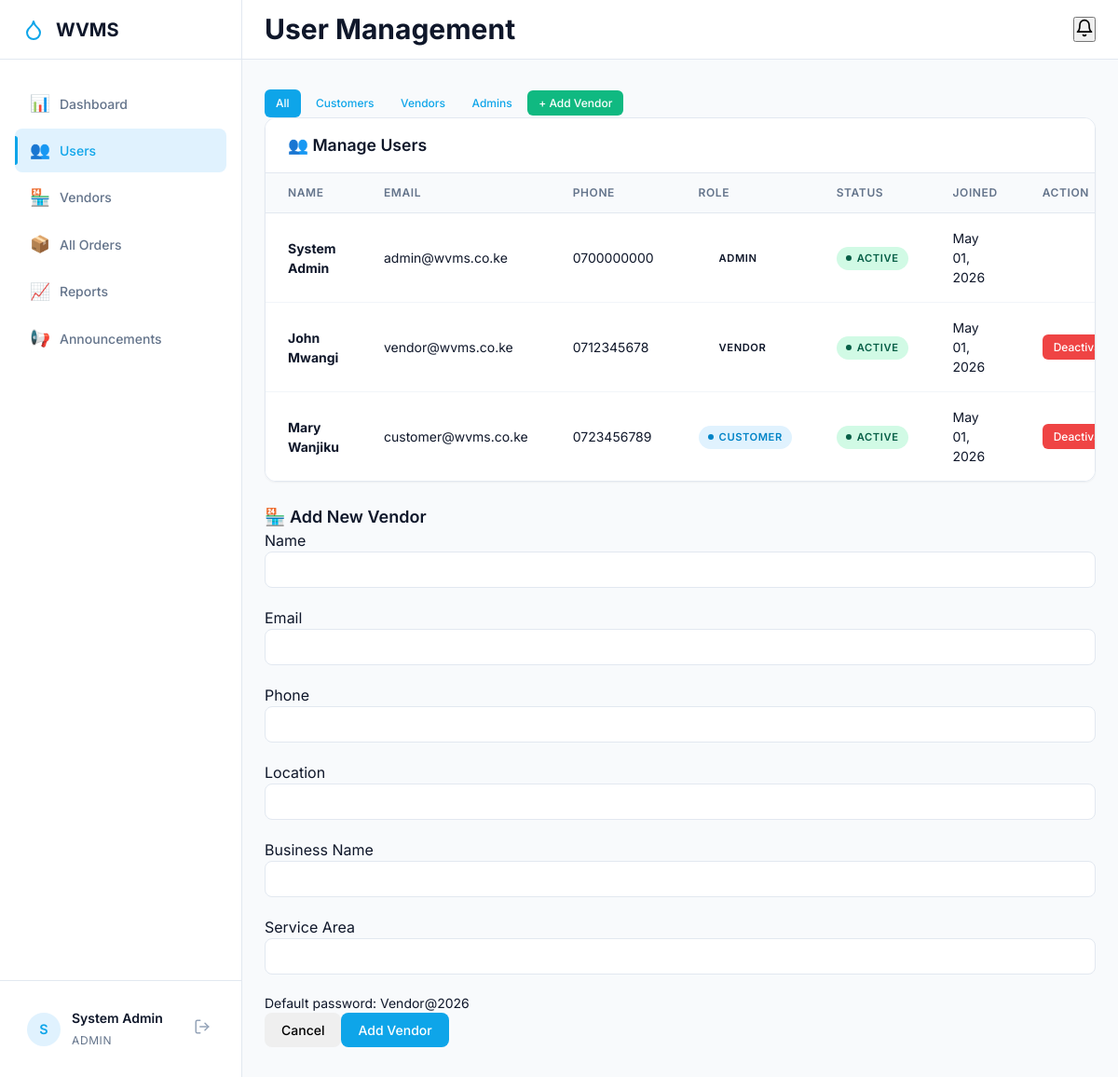
The page /admin/users.php (signed in) on the database its author committed.
### tables this page shows
CREATE TABLE IF NOT EXISTS `users` (
    `id` INT UNSIGNED AUTO_INCREMENT PRIMARY KEY,
    `name` VARCHAR(100) NOT NULL,
    `email` VARCHAR(150) NOT NULL UNIQUE,
    `phone` VARCHAR(15) NOT NULL,
    `password` VARCHAR(255) NOT NULL,
    `role` ENUM('customer','vendor','admin') NOT NULL DEFAULT 'customer',
    `location` VARCHAR(255) DEFAULT NULL,
    `status` ENUM('active','inactive') NOT NULL DEFAULT 'active',
    `created_at` TIMESTAMP DEFAULT CURRENT_TIMESTAMP,
    INDEX `idx_users_role` (`role`),
    INDEX `idx_users_email` (`email`),
    INDEX `idx_users_status` (`status`)
);

### includes/auth.php (called while the page is built, shortened)
<?php
function isLoggedIn() {
    return isset($_SESSION['user_id']);
}
function getCurrentUser() {
    return [
        'id'    => $_SESSION['user_id'],
        'name'  => $_SESSION['user_name'],
        'role'  => $_SESSION['user_role'],
        'email' => $_SESSION['user_email']
    ];
}

### includes/functions.php (called while the page is built, shortened)
<?php
function sanitize($input) {
    return htmlspecialchars(trim($input), ENT_QUOTES, 'UTF-8');
}
function formatDate($date, $format = 'M d, Y') {
    return date($format, strtotime($date));
}

### admin/users.php (the view, shortened to what this page needs)
<?php
$pageTitle = 'User Management';
require_once __DIR__ . '/../includes/header.php';
$db = getDB();
$role = $_GET['role']??'';
$where = $role && in_array($role,['customer','vendor','admin']) ? "WHERE role='$role'" : "WHERE 1=1";
$users = $db->query("SELECT * FROM users $where ORDER BY created_at DESC")->fetchAll();
?>
<div class="filters">
    <a href="/admin/users.php" class="btn btn-sm <?php echo !$role?'btn-primary':'btn-outline'; ?>">All</a>
    <a href="?role=customer" class="btn btn-sm <?php echo $role==='customer'?'btn-primary':'btn-outline'; ?>">Customers</a>
    <a href="?role=vendor" class="btn btn-sm <?php echo $role==='vendor'?'btn-primary':'btn-outline'; ?>">Vendors</a>
    <a href="?role=admin" class="btn btn-sm <?php echo $role==='admin'?'btn-primary':'btn-outline'; ?>">Admins</a>
    <button class="btn btn-success btn-sm" onclick="document.getElementById('addVendorModal').classList.add('show')" style="margin-left:auto">+ Add Vendor</button>
</div>
<div class="table-wrapper fade-in">
    <div class="table-header-row">
        <div class="table-title">👥 Manage Users</div>
    </div>
    <table class="data-table">
        <thead>
            <tr><th>Name</th><th>Email</th><th>Phone</th><th>Role</th><th>Status</th><th>Joined</th><th>Action</th></tr>
        </thead>
        <tbody>
        <?php foreach($users as $u): ?>
        <tr>
            <td><strong><?php echo sanitize($u['name']); ?></strong></td>
            <td><?php echo sanitize($u['email']); ?></td>
            <td><?php echo sanitize($u['phone']); ?></td>
            <td><span class="badge <?php echo $u['role']==='admin'?'badge-error':($u['role']==='vendor'?'badge-warning':'badge-info'); ?>"><?php echo strtoupper($u['role']); ?></span></td>
            <td>
                <?php if($u['status']==='active'): ?><span class="badge badge-success">Active</span>
                <?php else: ?><span class="badge badge-error">Inactive</span><?php endif; ?>
            </td>
            <td><?php echo formatDate($u['created_at']); ?></td>
            <td>
                <?php if($u['id'] !== $_SESSION['user_id']): ?>
                <form method="POST" style="display:inline"><button class="btn btn-sm <?php echo $u['status']==='active'?'btn-danger':'btn-success'; ?>"><?php echo $u['status']==='active'?'Deactivate':'Activate'; ?></button></form>
                <?php endif; ?>
            </td>
        </tr>
        <?php endforeach; ?>
        </tbody>
    </table>
</div>
<div class="modal-overlay" id="addVendorModal">
<div class="modal"><h3>🏪 Add New Vendor</h3>
<form method="POST"><?php csrfField(); ?><input type="hidden" name="action" value="add_vendor">
<div class="form-row"><div class="form-group"><label>Name</label><input type="text" name="name" class="form-control" required></div><div class="form-group"><label>Email</label><input type="email" name="email" class="form-control" required></div></div>
<div class="form-row"><div class="form-group"><label>Phone</label><input type="tel" name="phone" class="form-control" required></div><div class="form-group"><label>Location</label><input type="text" name="location" class="form-control" required></div></div>
<div class="form-group"><label>Business Name</label><input type="text" name="business_name" class="form-control" required></div>
<div class="form-group"><label>Service Area</label><input type="text" name="service_area" class="form-control" required></div>
<p class="form-hint">Default password: Vendor@2026</p>
<div class="modal-actions"><button type="button" class="btn btn-outline" onclick="document.getElementById('addVendorModal').classList.remove('show')">Cancel</button><button type="submit" class="btn btn-primary">Add Vendor</button></div>
</form></div></div>
<?php require_once __DIR__ . '/../includes/footer.php'; ?>

### includes/header.php (shortened to what this page needs)
<?php
require_once __DIR__ . '/auth.php';
require_once __DIR__ . '/functions.php';
$currentUser = getCurrentUser();
$unreadCount = $currentUser ? getUnreadNotificationCount($currentUser['id']) : 0;
$currentPage = basename($_SERVER['PHP_SELF'], '.php');
?>
<!DOCTYPE html>
<html lang="en">
<head>
    <link rel="stylesheet" href="/assets/css/style.css?v=<?php echo time(); ?>">
</head>
<body class="<?php echo $currentUser ? 'dashboard-body role-' . $currentUser['role'] : 'public-body'; ?>">
<?php if ($currentUser): ?>
<div class="dashboard-wrapper">
    <aside class="sidebar" id="sidebar">
        <div class="sidebar-header">
            <div class="sidebar-logo">
                <svg width="24" height="24" viewBox="0 0 24 24" fill="none" stroke="var(--primary)" stroke-width="2" stroke-linecap="round" stroke-linejoin="round">
                    <path d="M12 22a7 7 0 0 0 7-7c0-2-1-3.9-3-5.5s-3.5-4-4-6.5c-.5 2.5-2 4.9-4 6.5C6 11.1 5 13 5 15a7 7 0 0 0 7 7z"></path>
                </svg>
                <span>WVMS</span>
            </div>
        </div>
        <nav class="sidebar-nav">
            <?php if ($currentUser['role'] === 'customer'): ?>
                <a href="/customer/index.php" class="nav-item <?php echo $currentPage === 'index' ? 'active' : ''; ?>">
                    <span class="nav-icon">🏠</span> Dashboard
                </a>
                <a href="/customer/place_order.php" class="nav-item <?php echo $currentPage === 'place_order' ? 'active' : ''; ?>">
                    <span class="nav-icon">🛒</span> Place Order
                </a>
                <a href="/customer/orders.php" class="nav-item <?php echo $currentPage === 'orders' ? 'active' : ''; ?>">
                    <span class="nav-icon">📋</span> My Orders
                </a>
                <a href="/customer/track_order.php" class="nav-item <?php echo $currentPage === 'track_order' ? 'active' : ''; ?>">
                    <span class="nav-icon">📍</span> Track Order
                </a>
                <a href="/customer/payments.php" class="nav-item <?php echo $currentPage === 'payments' ? 'active' : ''; ?>">
                    <span class="nav-icon">💳</span> Payments
                </a>
                <a href="/customer/feedback.php" class="nav-item <?php echo $currentPage === 'feedback' ? 'active' : ''; ?>">
                    <span class="nav-icon">⭐</span> Feedback
                </a>
                <a href="/customer/notifications.php" class="nav-item <?php echo $currentPage === 'notifications' ? 'active' : ''; ?>">
                    <span class="nav-icon">🔔</span> Notifications
                    <?php if ($unreadCount > 0): ?>
                        <span class="badge badge-info" style="margin-left:auto"><?php echo $unreadCount; ?></span>
                    <?php endif; ?>
                </a>
            <?php elseif ($currentUser['role'] === 'admin'): ?>
                <a href="/admin/index.php" class="nav-item <?php echo $currentPage === 'index' ? 'active' : ''; ?>">
                    <span class="nav-icon">📊</span> Dashboard
                </a>
                <a href="/admin/users.php" class="nav-item <?php echo $currentPage === 'users' ? 'active' : ''; ?>">
                    <span class="nav-icon">👥</span> Users
                </a>
                <a href="/admin/vendors.php" class="nav-item <?php echo $currentPage === 'vendors' ? 'active' : ''; ?>">
                    <span class="nav-icon">🏪</span> Vendors
                </a>
                <a href="/admin/orders.php" class="nav-item <?php echo $currentPage === 'orders' ? 'active' : ''; ?>">
                    <span class="nav-icon">📦</span> All Orders
                </a>
                <a href="/admin/reports.php" class="nav-item <?php echo $currentPage === 'reports' ? 'active' : ''; ?>">
                    <span class="nav-icon">📈</span> Reports
                </a>
                <a href="/admin/notifications.php" class="nav-item <?php echo $currentPage === 'notifications' ? 'active' : ''; ?>">
                    <span class="nav-icon">📢</span> Announcements
                </a>
            <?php endif; ?>
        </nav>
        <div class="sidebar-footer">
            <div class="user-profile-card">
                <div class="avatar"><?php echo strtoupper(substr($currentUser['name'], 0, 1)); ?></div>
                <div class="user-details">
                    <span class="user-name"><?php echo sanitize($currentUser['name']); ?></span>
                    <span class="user-role"><?php echo sanitize($currentUser['role']); ?></span>
                </div>
                <a href="/logout.php" class="logout-btn" aria-label="Logout" title="Logout">
                    <svg width="18" height="18" viewBox="0 0 24 24" fill="none" stroke="currentColor" stroke-width="2" stroke-linecap="round" stroke-linejoin="round"><path d="M9 21H5a2 2 0 0 1-2-2V5a2 2 0 0 1 2-2h4"></path><polyline points="16 17 21 12 16 7"></polyline><line x1="21" y1="12" x2="9" y2="12"></line></svg>
                </a>
            </div>
        </div>
    </aside>
    <main class="main-content">
        <header class="topbar">
            <div class="flex items-center gap-4">
                <h1 class="page-title"><?php echo isset($pageTitle) ? sanitize($pageTitle) : 'Dashboard'; ?></h1>
            </div>
            <div class="topbar-right">
                <div class="notif-wrapper" id="notifWrapper">
                    <button class="notif-btn" onclick="toggleNotifications()" aria-label="Notifications">
                        <svg width="20" height="20" viewBox="0 0 24 24" fill="none" stroke="currentColor" stroke-width="2" stroke-linecap="round" stroke-linejoin="round">
                            <path d="M18 8A6 6 0 0 0 6 8c0 7-3 9-3 9h18s-3-2-3-9"></path>
                            <path d="M13.73 21a2 2 0 0 1-3.46 0"></path>
                        </svg>
                    </button>
                </div>
            </div>
        </header>
        <div class="page-container">
<?php else: ?>
<div class="public-wrapper">
<?php endif; ?>

### includes/footer.php (shortened to what this page needs)
<?php
$currentUser = getCurrentUser();
?>
<?php if ($currentUser): ?>
        </div>
    </main>
</div>
<?php else: ?>
</div>
<?php endif; ?>
</body>
</html>

### rows shown on the page
users: name "System Admin", email "admin@wvms.co.ke", phone "0700000000", role "ADMIN", status "ACTIVE", created_at "May 01, 2026"
users: name "John Mwangi", email "vendor@wvms.co.ke", phone "0712345678", role "VENDOR", status "ACTIVE", created_at "May 01, 2026"
users: name "Mary Wanjiku", email "customer@wvms.co.ke", phone "0723456789", role "CUSTOMER", status "ACTIVE", created_at "May 01, 2026"

### other values the page prints
substr($currentUser['name'], 0, 1) "S"
$currentUser['name'] "System Admin"
$currentUser['role'] "ADMIN"
$pageTitle "User Management"
